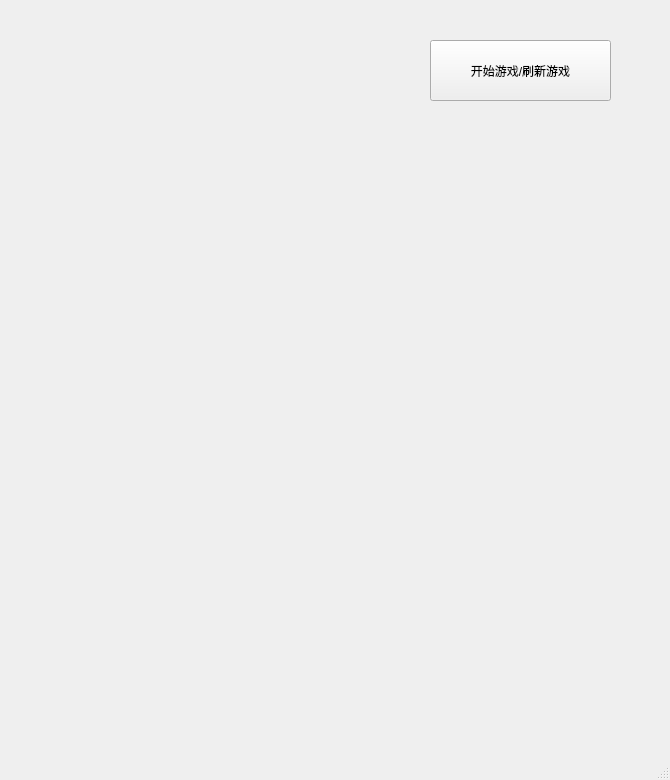
<?xml version="1.0" encoding="UTF-8"?>
<ui version="4.0">
 <class>lesson3</class>
 <widget class="QMainWindow" name="lesson3">
  <property name="geometry">
   <rect>
    <x>0</x>
    <y>0</y>
    <width>670</width>
    <height>780</height>
   </rect>
  </property>
  <property name="windowTitle">
   <string>MainWindow</string>
  </property>
  <widget class="QWidget" name="centralwidget">
   <widget class="QPushButton" name="start_3">
    <property name="geometry">
     <rect>
      <x>430</x>
      <y>40</y>
      <width>181</width>
      <height>61</height>
     </rect>
    </property>
    <property name="text">
     <string>开始游戏/刷新游戏</string>
    </property>
   </widget>
  </widget>
  <widget class="QMenuBar" name="menubar">
   <property name="geometry">
    <rect>
     <x>0</x>
     <y>0</y>
     <width>670</width>
     <height>21</height>
    </rect>
   </property>
  </widget>
  <widget class="QStatusBar" name="statusbar"/>
 </widget>
 <resources/>
 <connections/>
</ui>
